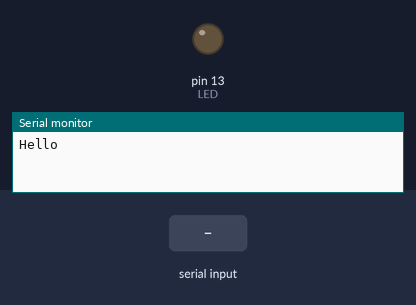
A sketch run on a simulated Arduino Uno, built with avr-gcc and run on an emulated ATmega328P. On the bench: output pins drawn as LEDs (lit = HIGH), the last lines printed to the serial monitor. The inputs (shaded band) are chosen by the test bench.

Above: at 1.2 s.
1.3 s: "H" received over Serial
At 2.3 s:
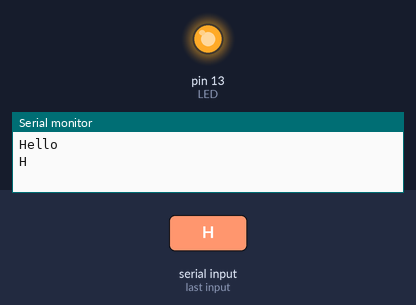
2.8 s: "L" received over Serial
At 3.4 s:
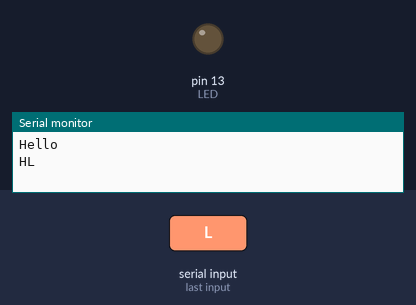
Timing chart, 0 to 5.8 s (numbered marks = the images above; inputs shaded):
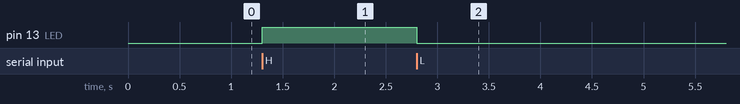

Measured:
- after the input at 1.3 s, pin 13 (LED): LOW → HIGH at once
- after the input at 2.8 s, pin 13 (LED): HIGH → LOW at once

The sketch:

________.ino
```cpp
 const int LED = 13;

void setup(){
  Serial.begin(9600);
  Serial.println("Hello"); /*println은 다음 줄로 바꿔서 프린트*/
  pinMode(LED, OUTPUT);
}

void loop(){
  byte data;
  if(Serial.available()>0){//도달했는가//
    data = Serial.read(); //바이트 단위로 읽어옴//
    Serial.write(data);
    if(data == 'H')
      digitalWrite(LED, HIGH);
    else if(data == 'L')
      digitalWrite(LED, LOW);
  }
}
```
